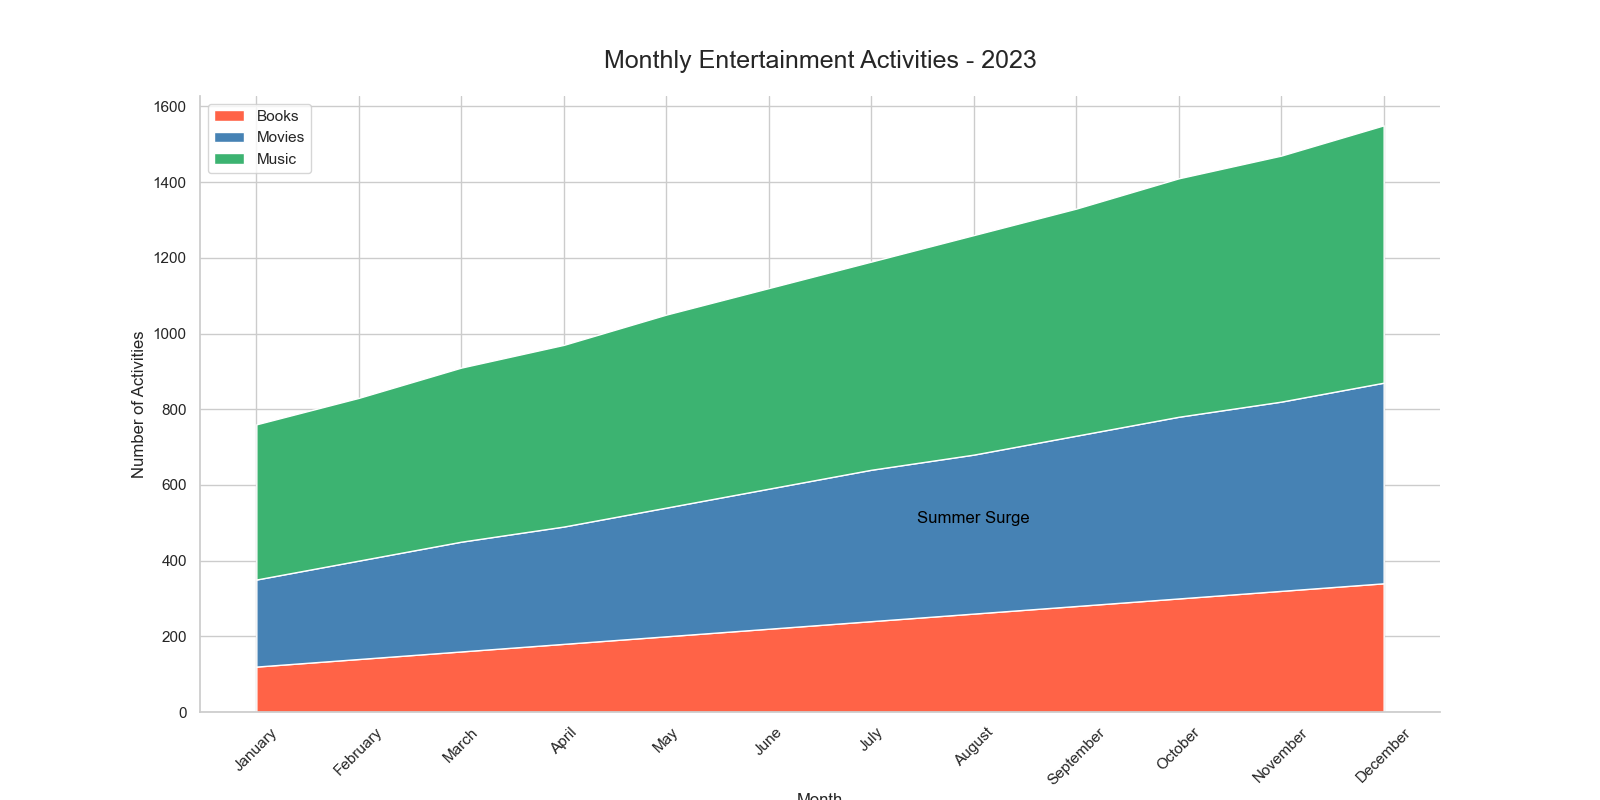

Reproduce this figure in Python.

import pandas as pd
import seaborn as sns
import matplotlib.pyplot as plt

data = pd.DataFrame({
    'Month': ['January', 'February', 'March', 'April', 'May', 'June',
              'July', 'August', 'September', 'October', 'November', 'December'],
    'Books': [120, 140, 160, 180, 200, 220, 240, 260, 280, 300, 320, 340],
    'Movies': [230, 260, 290, 310, 340, 370, 400, 420, 450, 480, 500, 530],
    'Music': [410, 430, 460, 480, 510, 530, 550, 580, 600, 630, 650, 680]
})

data = data.set_index('Month')
data.index = pd.CategoricalIndex(data.index, 
                                 categories=['January', 'February', 'March', 'April', 'May', 'June',
                                             'July', 'August', 'September', 'October', 'November', 'December'], 
                                 ordered=True)
data = data.sort_index()

plt.figure(figsize=(16, 8))
sns.set_style("whitegrid")

colors = ["#FF6347", "#4682B4", "#3CB371"]

plt.stackplot(data.index, data['Books'], data['Movies'], data['Music'], labels=['Books', 'Movies', 'Music'], colors=colors)

plt.title('Monthly Entertainment Activities - 2023', fontsize=18, pad=20)
plt.ylabel('Number of Activities', fontsize=12)
plt.xlabel('Month', fontsize=12)
plt.xticks(rotation=45)
plt.legend(loc='upper left')

plt.text('August', 500, 'Summer Surge', horizontalalignment='center', color='black')

sns.despine()
plt.show()
